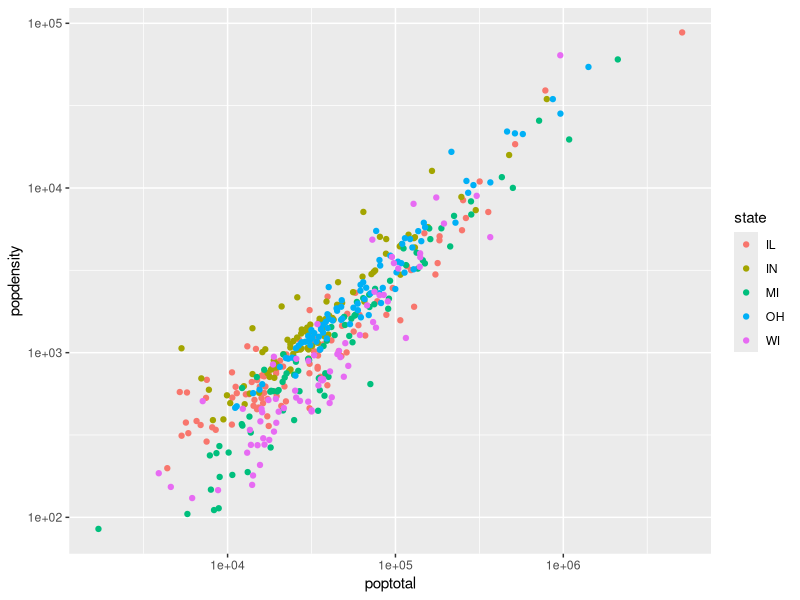

Recreate this plot in R.
## ---- chunk 1
library(tidyverse) 

midwest |>  
  ggplot(aes(x = poptotal, y = popdensity, color = state)) +   
  geom_point() +   
  scale_x_log10() +   
  scale_y_log10()
